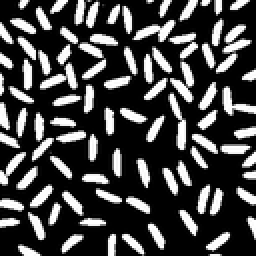
%> input picture ProjParcial2/rice_binary.png, 128 x 128 px, shrunk from 256 x 256 before the run (shown 2 times larger)
$ octave atividade1.m   (GNU Octave 9; MATLAB toolbox functions it lacks are replaced by stand-ins)
%> lines starting %> are read from the running program, lines starting %| are printed output that depends on the picture; in (x1, y1, x2, y2) boxes, pixels count from 0 and x2, y2 are one past the last pixel; in counts of white or black regions, pixels touching at a corner belong together; the program's own positions count from 1
clear all
close all
clc

pkg load image

%%%%%%%%%%%%%% Filtros por Direção %%%%%%%%%%%%%%%%

norte = [1 1 1 ; 1 -2 1; -1 -1 -1]; %NORTE
sul = [-1 -1 -1 ; 1 -2 1; 1 1 1]; %SUL
leste = [-1 1 1 ; -1 -2 1; -1 1 1]; %LESTE
oeste = [1 1 -1 ; 1 -2 -1; 1 1 -1]; %OESTE
nordeste = [1 1 1 ; -1 -2 1; -1 -1 1]; %NORDESTE
noroeste = [1 1 1 ; 1 -2 -1; 1 -1 -1]; %NOROESTE
sudeste = [-1 -1 1 ; -1 -2 1; 1 1 1]; %SUDESTE
sudoeste = [1 -1 -1 ; 1 -2 -1; 1 1 1]; %SUDOESTE

%---------------------Leitura da Imagem -----------------------------------------

img = imread("rice_binary.png");
%> img is the input picture: size 128x128 uint8; min 0, max 255, mean 68.9

%img = rgb2gray(img);
%figure, imshow(img);


%------------------ Convolução Aperíodica -------------------%

 function img_final = conv_aperiodica(img, conv_ap)


  [linha coluna] = size(img);

  img_res = zeros([linha coluna]);


  for i=1:linha
      for j=1:coluna

          soma = 0;
          k = 1;

          for indice_linha = i-1:i+1

             l = 1;

             for indice_coluna = j-1:j+1
                  %checando se está dentro da matriz
                  if(indice_linha >= 1 && indice_linha <= linha && indice_coluna >= 1 && indice_coluna <= coluna)
                    soma=soma+(img(indice_linha,indice_coluna)*conv_ap(k,l));
                  endif
                  %se não estiver dentro, nada é acrescentado à soma

                  l = l + 1;

             end
              k = k + 1;
          end

          if(soma < 0)
            soma = 0 ;

          else
            if(soma > 255)
              soma = 255;
             endif
          endif

          img_res(i,j) = soma;

     end
  end

  img_final = img_res;

  %img_res = uint8(img_res);

 endfunction


 %------------------ Convolução Períodica -------------------%

 function img_final = conv_periodica(img, conv_p)
%> called with conv_p = [1 1 1; 1 -2 1; -1 -1 -1]

  [linha coluna] = size(img);
%> linha = 128; coluna = 128

  img_res = zeros([linha coluna]);


  for i=1:linha
      for j=1:coluna
          k = 1;


          soma = 0;
          for indice_linha = i-1:i+1

             l = 1;

             for indice_coluna = j-1:j+1

                  temp_l = indice_linha;
                  temp_c = indice_coluna;


                  %checando se estoura pra cima
                  if(indice_linha < 1)
                    temp_l = linha;
                  endif

                  %checando se estoura pra baixo
                  if(indice_linha > linha)
                    temp_l = 1;
                  endif

                  %checando se estoura pra esquerda
                  if(indice_coluna < 1)
                    temp_c = coluna;
                  endif

                 %checando se estoura pra direita
                  if(indice_coluna > coluna)
                    temp_c = 1;
                  endif


                  soma=soma+(img(temp_l, temp_c)*conv_p(k,l));

                  l = l + 1;

             end

             k = k + 1;

        end

          if(soma < 0)
            soma = 0 ;

          else
            if(soma > 255)
              soma = 255;
             endif
          endif

          img_res(i,j) = soma;

     end
  end
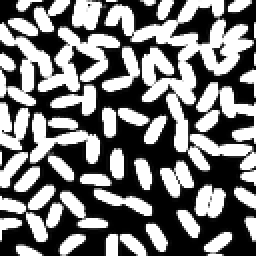
%> img_res: size 128x128 double (shown 2 times larger); min 0, max 255, mean 120.8

  img_final = img_res;
  %img_res = uint8(img_res);

 endfunction


 %--------------------PLOTS-----------------------------------------------------

 img_norte = conv_periodica(img, norte); %chamando convolução períodica para o filtro norte
 figure
 subplot(2, 4 , 1), imshow(img_norte)
%> after `imshow(img_norte)`:
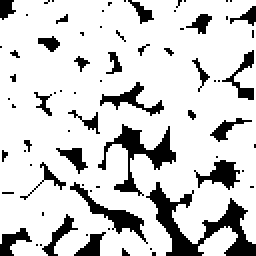
%> displayed picture: size 128x128, on the screen's scale of 0 to 255 (shown 2 times larger); 82.2% white; 75 black regions (53 under 20 px), largest, box (x1, y1, x2, y2) and area: (73, 91, 128, 128) 662, (49, 62, 88, 98) 392, (35, 91, 74, 122) 242
 title('Filtro Norte - Conv. Periodica')

 img_sul = conv_periodica(img, sul); %chamando conv. periodica para o filtro sul
%> call 2 of conv_periodica, with conv_p = [-1 -1 -1; 1 -2 1; 1 1 1]
%> after the loop in conv_periodica (call 2), `for i=1:linha`:
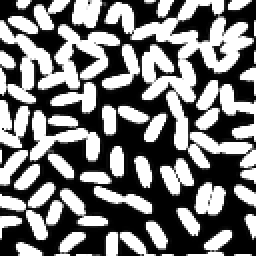
%> img_res: size 128x128 double (shown 2 times larger); min 0, max 255, mean 120.7
 subplot(2, 4, 2), imshow(img_sul)
 title('Filtro Sul - Conv. Periodica')

 img_leste = conv_periodica(img, leste); %filtro leste
%> call 3 of conv_periodica, with conv_p = [-1 1 1; -1 -2 1; -1 1 1]
%> after the loop in conv_periodica (call 3), `for i=1:linha`:
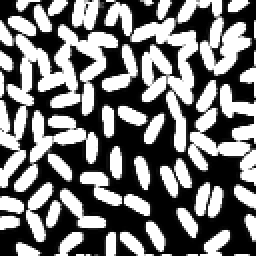
%> img_res: size 128x128 double (shown 2 times larger); min 0, max 255, mean 119.5
 subplot(2, 4 , 3), imshow(img_leste)
 title('Filtro Leste - Conv. Periodica')

 img_oeste = conv_periodica(img, oeste); %filtro oeste
%> call 4 of conv_periodica, with conv_p = [1 1 -1; 1 -2 -1; 1 1 -1]
%> after the loop in conv_periodica (call 4), `for i=1:linha`:
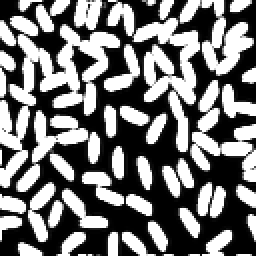
%> img_res: size 128x128 double (shown 2 times larger); min 0, max 255, mean 119.6
 subplot(2, 4, 4), imshow(img_oeste)
 title('Filtro Oeste - Conv. Periodica')

 img_norte2 = conv_aperiodica(img, norte); %chamando convolução aperíodica para o filtro norte
 subplot(2, 4, 5), imshow(img_norte2)
 title('Filtro Norte - Conv. Aperiodica')

 img_sul2 = conv_aperiodica(img, sul); %chamando conv. aperiodica para o filtro sul
 subplot(2, 4, 6), imshow(img_sul2)
 title('Filtro Sul - Conv. Aperiodica')

 img_leste2 = conv_aperiodica(img, leste); %filtro leste
 subplot(2, 4, 7), imshow(img_leste2)
%> after `imshow(img_leste2)`:
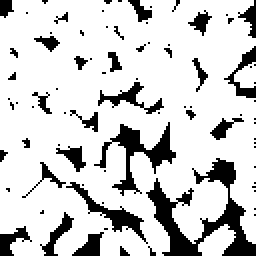
%> displayed picture: size 128x128, on the screen's scale of 0 to 255 (shown 2 times larger); 81.3% white; 82 black regions (61 under 20 px), largest, box (x1, y1, x2, y2) and area: (73, 79, 128, 128) 870, (47, 61, 88, 98) 418, (33, 91, 74, 122) 240
 title('Filtro Leste - Conv. Aperiodica')

 img_oeste2 = conv_aperiodica(img, oeste); %filtro oeste
 subplot(2, 4, 8), imshow(img_oeste2)
%> after `imshow(img_oeste2)`:
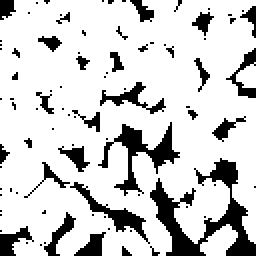
%> displayed picture: size 128x128, on the screen's scale of 0 to 255 (shown 2 times larger); 81.4% white; 89 black regions (67 under 20 px), largest, box (x1, y1, x2, y2) and area: (75, 79, 128, 128) 858, (49, 61, 90, 98) 418, (35, 91, 75, 122) 236
 title('Filtro Oeste - Conv. Aperiodica')

 %diff = img_norte2 - img_norte;
 %figure
 %imshow(diff)
